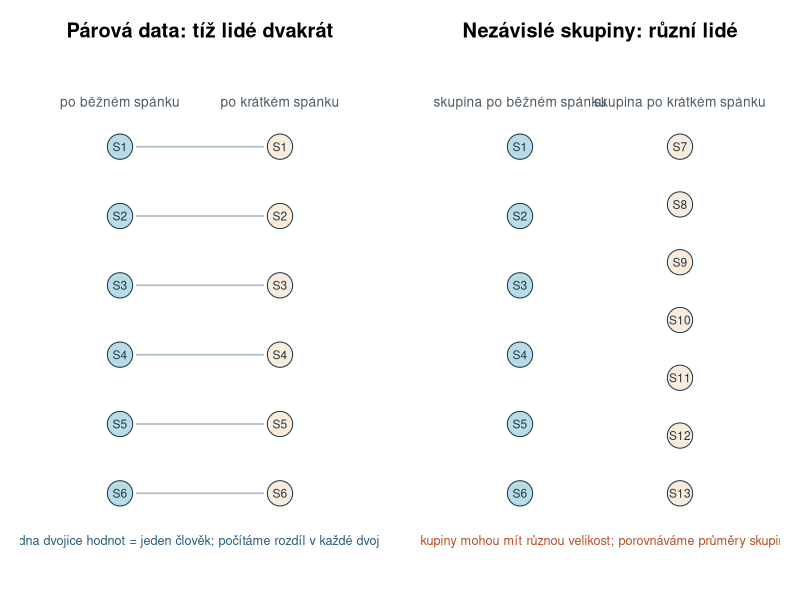
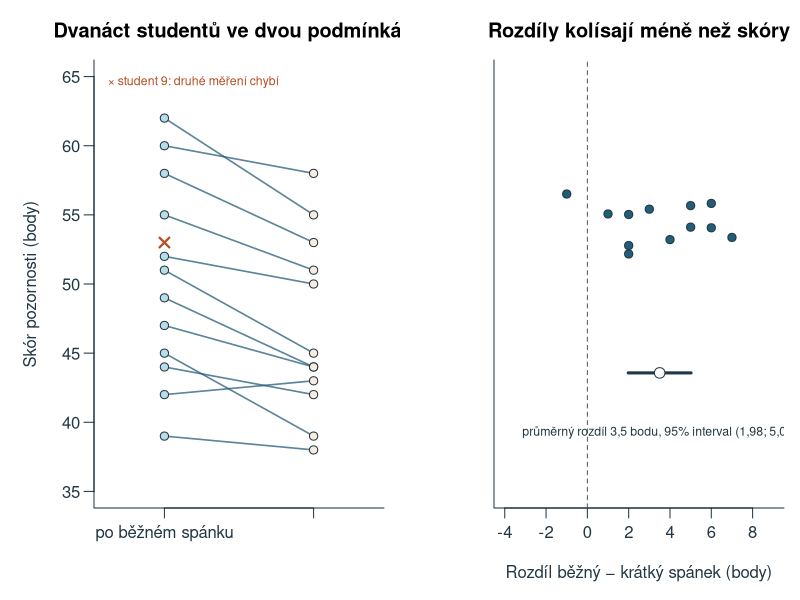
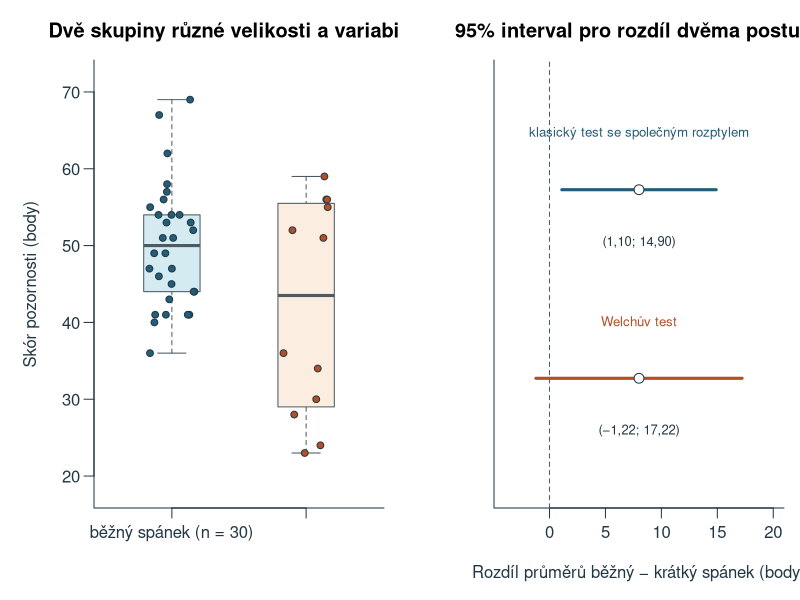
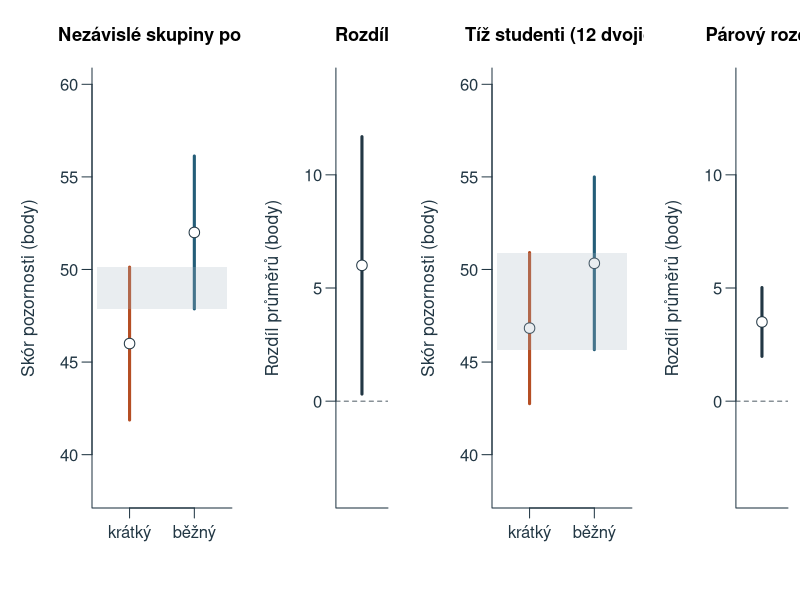
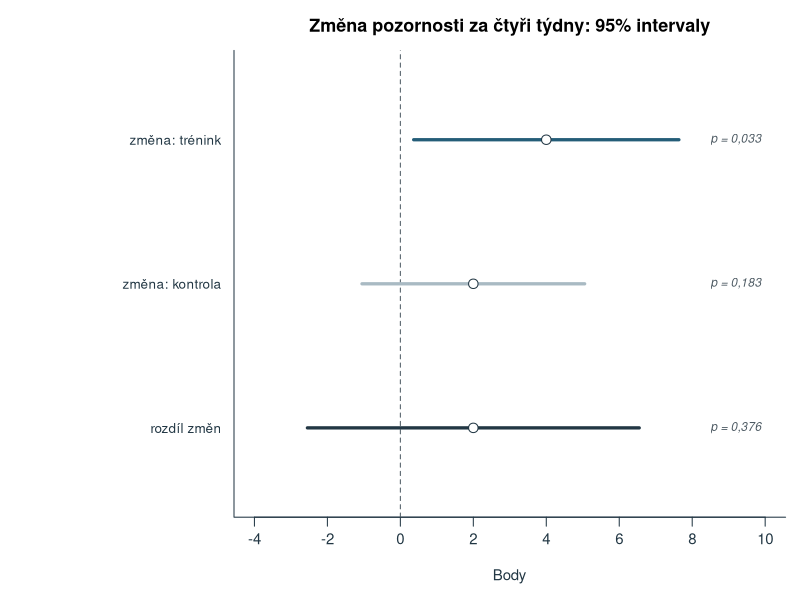
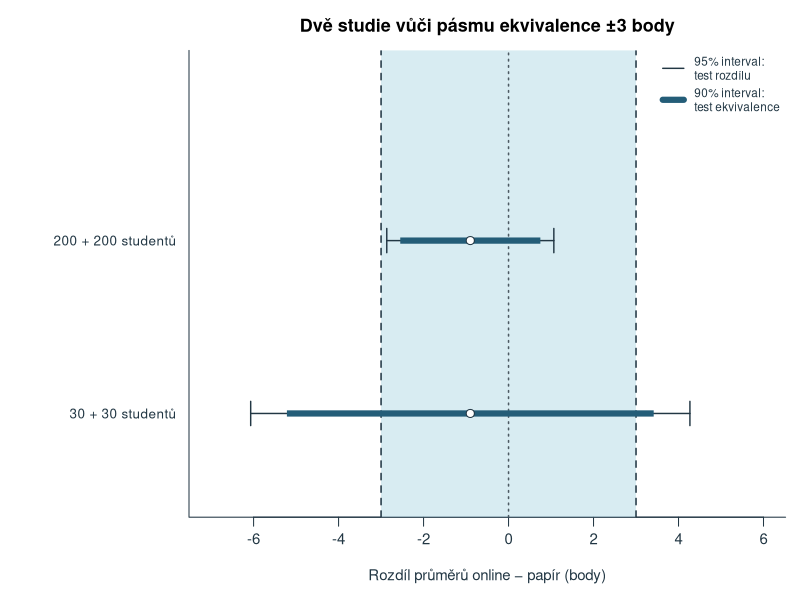
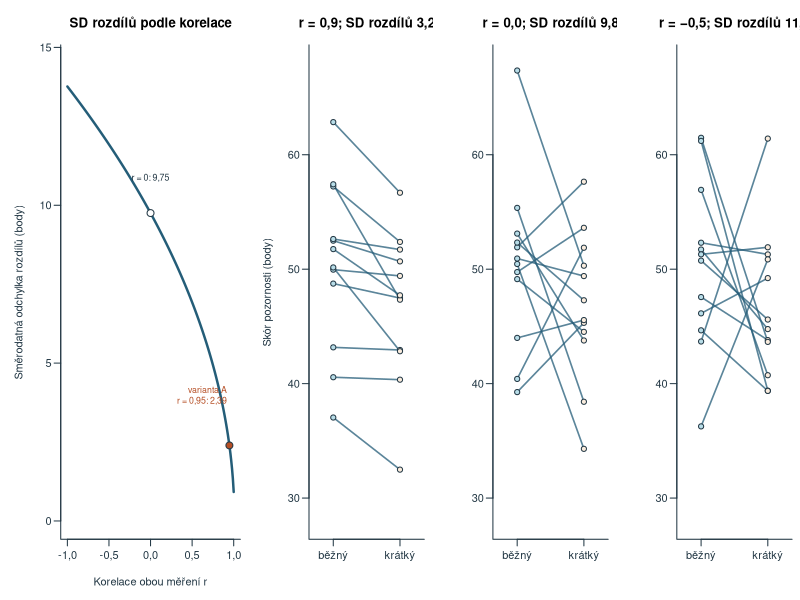
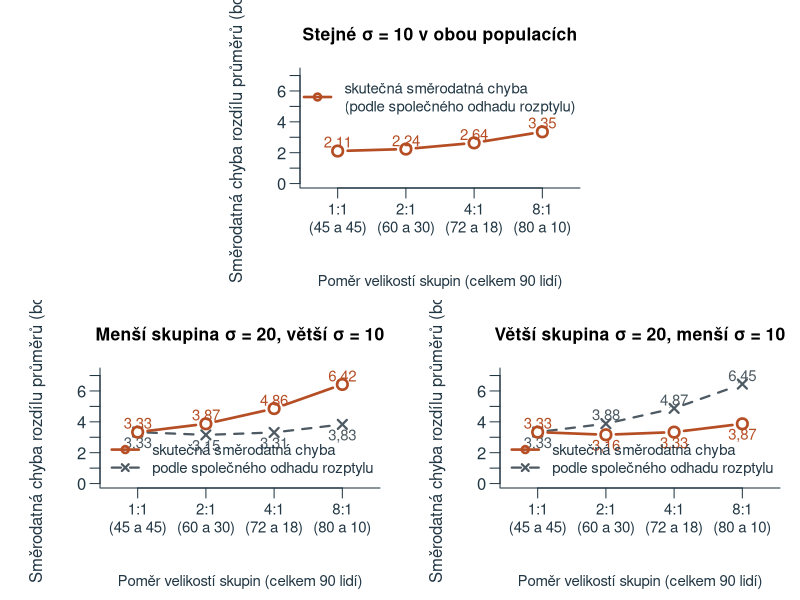

These charts were generated, in order, by the following R code:
# Teaching data, calculations and figures for chapter 8; base R, UTF-8, deterministic project-root paths.
# Parking summaries are quoted from Howell (2013, p. 86); anorexia summaries were computed from
# Howell's Table 7.3 (pp. 198-199) and converted to kilograms; every other value is an authored teaching model.
ch8_out <- 'assets/chapter-08/plots'
ch8_old_options <- options(OutDec=',')
dir.create(ch8_out,recursive=TRUE,showWarnings=FALSE)
ch8_blue <- '#245D78'; ch8_orange <- '#B54E24'; ch8_fill <- '#B8DDE8'; ch8_gray <- '#4D5A63'; ch8_pale <- '#E1E8EB'; ch8_sand <- '#FAECDD'; ch8_ink <- '#223744'; ch8_mute <- '#A9BAC3'; ch8_green <- '#3E7B4F'
ch8_num <- function(x,digits=2) sub('^-','−',formatC(x,format='f',digits=digits,decimal.mark=','))
ch8_draw <- function(name,code,width=8,height=4.5) {
  svg(file.path(ch8_out,paste0(name,'.svg')),width=width,height=height,family='sans',bg='white')
  par(mar=c(4.5,4.5,2.6,.8),mgp=c(2.7,.7,0),las=1,col.axis=ch8_ink,col.lab=ch8_ink,fg=ch8_ink,cex=.9)
  force(code); dev.off()
}
# Procedures from summaries --------------------------------------------------------------
# One sample of differences: the paired t-test is the one-sample t-test of chapter 7 applied to differences.
ch8_one <- function(m,s,n,level=.95) {
  m <- unname(m); s <- unname(s); n <- unname(n)
  se <- s/sqrt(n); q <- qt(1-(1-level)/2,n-1); t <- m/se
  c(m=m,s=s,n=n,se=se,df=n-1,t=t,p=2*pt(-abs(t),n-1),q=q,dolni=m-q*se,horni=m+q*se)
}
# Two independent samples: classic test with the pooled variance estimate.
ch8_pooled <- function(m1,s1,n1,m2,s2,n2,level=.95) {
  m1 <- unname(m1); s1 <- unname(s1); m2 <- unname(m2); s2 <- unname(s2)
  sp2 <- ((n1-1)*s1^2+(n2-1)*s2^2)/(n1+n2-2); se <- sqrt(sp2*(1/n1+1/n2)); df <- n1+n2-2
  q <- qt(1-(1-level)/2,df); t <- (m1-m2)/se
  c(rozdil=m1-m2,sp2=sp2,sp=sqrt(sp2),se=se,df=df,t=t,p=2*pt(-abs(t),df),q=q,dolni=m1-m2-q*se,horni=m1-m2+q*se,d=(m1-m2)/sqrt(sp2))
}
# Welch's test: separate variances and Welch-Satterthwaite degrees of freedom (not rounded).
ch8_welch <- function(m1,s1,n1,m2,s2,n2,level=.95) {
  m1 <- unname(m1); s1 <- unname(s1); m2 <- unname(m2); s2 <- unname(s2)
  a <- s1^2/n1; b <- s2^2/n2; se <- sqrt(a+b); df <- (a+b)^2/(a^2/(n1-1)+b^2/(n2-1))
  q <- qt(1-(1-level)/2,df); t <- (m1-m2)/se
  c(rozdil=m1-m2,se=se,df=df,t=t,p=2*pt(-abs(t),df),q=q,dolni=m1-m2-q*se,horni=m1-m2+q*se)
}
ch8_sum <- function(x) c(m=mean(x),s=sd(x),n=length(x))
# A. Running example, paired version: the same students after normal and after short sleep ------
# Thirteen students; student 9 has no score after short sleep. Difference = normal minus short sleep.
ch8_par <- data.frame(id=1:13,
  bezny=c(58,44,51,39,62,47,55,42,53,49,60,45,52),
  kratky=c(53,42,45,38,55,44,51,43,NA,44,58,39,50))
ch8_par_ok <- with(ch8_par,!is.na(bezny)&!is.na(kratky))
ch8_par_u <- ch8_par[ch8_par_ok,]
ch8_par_d <- ch8_par_u$bezny-ch8_par_u$kratky
ch8_par_res <- ch8_one(mean(ch8_par_d),sd(ch8_par_d),length(ch8_par_d))
ch8_par_b <- ch8_sum(ch8_par_u$bezny); ch8_par_k <- ch8_sum(ch8_par_u$kratky)
# The same complete pairs analysed (wrongly) as two independent groups.
ch8_par_wrong <- ch8_pooled(ch8_par_b['m'],ch8_par_b['s'],12,ch8_par_k['m'],ch8_par_k['s'],12)
# Column means taken without removing the incomplete pair: 13 versus 12 students.
ch8_par_cols <- c(bezny=mean(ch8_par$bezny),kratky=mean(ch8_par$kratky,na.rm=TRUE))
# Contrast: perfectly preserved order with tripled second values; SD of differences doubles.
ch8_troj_x <- c(2,4,6); ch8_troj_y <- 3*ch8_troj_x
# B. Independent version: two groups of different size and spread --------------------------
# Generated once (seed 20261189, rounded to whole points) and stored as fixed values.
ch8_sk_kratky <- c(52,55,23,59,36,51,24,56,28,34,56,30)
ch8_sk_bezny <- c(67,55,54,46,43,41,57,41,54,44,40,47,41,51,45,47,62,44,49,54,69,36,56,49,51,53,58,53,52,41)
ch8_sk_k <- ch8_sum(ch8_sk_kratky); ch8_sk_b <- ch8_sum(ch8_sk_bezny)
ch8_sk_pool <- ch8_pooled(ch8_sk_b['m'],ch8_sk_b['s'],30,ch8_sk_k['m'],ch8_sk_k['s'],12)
ch8_sk_welch <- ch8_welch(ch8_sk_b['m'],ch8_sk_b['s'],30,ch8_sk_k['m'],ch8_sk_k['s'],12)
# Parking study (Howell, p. 86) without known sigma: s = 14.6 s in both groups of 100 drivers.
ch8_park <- ch8_pooled(39.03,14.6,100,32.15,14.6,100)
ch8_park_welch <- ch8_welch(39.03,14.6,100,32.15,14.6,100)
# Anorexia (Everitt via Howell, Table 7.3): full-precision summaries in pounds, converted to kilograms.
ch8_lb <- 0.45359237
ch8_anor_lb <- c(m_pred=83.229412,m_po=90.494118,m_d=7.264706,s_d=7.157421,s_pred=5.016693,n=17)
ch8_anor <- ch8_anor_lb; ch8_anor[1:5] <- ch8_anor_lb[1:5]*ch8_lb
ch8_anor_res <- ch8_one(ch8_anor['m_d'],ch8_anor['s_d'],17)
ch8_anor_d_pred <- unname(ch8_anor['m_d']/ch8_anor['s_pred']); ch8_anor_d_z <- unname(ch8_anor['m_d']/ch8_anor['s_d'])
# Two groups side by side: 25 students per group, 46 versus 52 points, s = 10 in both.
ch8_vedle <- ch8_pooled(52,10,25,46,10,25)
ch8_vedle_ci <- rbind(kratky=46+c(-1,1)*qt(.975,24)*2,bezny=52+c(-1,1)*qt(.975,24)*2)
ch8_par_ci <- rbind(kratky=ch8_par_k['m']+c(-1,1)*qt(.975,11)*ch8_par_k['s']/sqrt(12),
                    bezny=ch8_par_b['m']+c(-1,1)*qt(.975,11)*ch8_par_b['s']/sqrt(12))
# D. Change in two groups: attention before and after a four-week training (authored) -------
ch8_tr <- data.frame(id=1:32,skupina=rep(c('trénink','kontrola'),each=16),
  pred=c(46,52,41,55,48,44,50,57,43,49,53,47,45,51,58,42, 47,50,44,53,49,41,55,46,52,48,43,56,45,51,50,47))
ch8_tr_zmena_i <- c(12,-3,8,-4,14,5,9,-2,3,10,-6,7,4,13,0,-6)
ch8_tr_zmena_k <- c(6,-7,9,-3,10,1,-6,5,2,11,-4,3,-1,8,0,-2)
ch8_tr$po <- ch8_tr$pred+c(ch8_tr_zmena_i,ch8_tr_zmena_k)
ch8_tr$zmena <- ch8_tr$po-ch8_tr$pred
ch8_tr_i <- ch8_one(mean(ch8_tr_zmena_i),sd(ch8_tr_zmena_i),16)
ch8_tr_k <- ch8_one(mean(ch8_tr_zmena_k),sd(ch8_tr_zmena_k),16)
ch8_tr_rozdil <- ch8_pooled(mean(ch8_tr_zmena_i),sd(ch8_tr_zmena_i),16,mean(ch8_tr_zmena_k),sd(ch8_tr_zmena_k),16)
# Equivalence of two test versions: online minus paper, bounds -3 and 3 set in advance.
ch8_ekv <- data.frame(studie=c('velká','malá'),m_online=49.2,m_papir=50.1,s=10,n=c(200,30))
ch8_ekv_res <- t(sapply(1:2,function(i) {
  e <- ch8_ekv[i,]; r95 <- ch8_pooled(e$m_online,e$s,e$n,e$m_papir,e$s,e$n,.95); r90 <- ch8_pooled(e$m_online,e$s,e$n,e$m_papir,e$s,e$n,.90)
  c(rozdil=r95[['rozdil']],se=r95[['se']],df=r95[['df']],p=r95[['p']],d95=r95[['dolni']],h95=r95[['horni']],d90=r90[['dolni']],h90=r90[['horni']])
}))
rownames(ch8_ekv_res) <- ch8_ekv$studie
# Exercise inputs (authored unless stated) --------------------------------------------------
ch8_u03 <- data.frame(id=1:15,
  kongr=c(612,685,590,731,648,577,702,659,NA,624,690,605,668,641,720),
  nekongr=c(689,742,671,790,702,660,NA,731,698,701,768,672,735,699,805))
ch8_u03_ok <- with(ch8_u03,!is.na(kongr)&!is.na(nekongr))
ch8_u03_d <- with(ch8_u03[ch8_u03_ok,],nekongr-kongr)
ch8_u06_a <- c(78,41,95,62,54,88,47,71,39,66)
ch8_u06_b <- c(52,48,61,44,57,50,46,55,49,63,51,45,58,53,47,60,50,54,42,56,49,52,59,48,51)
# Correlation of the two paired measurements and the SD of differences (optional extension) --
ch8_par_r <- cor(ch8_par_u$bezny,ch8_par_u$kratky)
ch8_sd_rozdilu <- function(r,s1=unname(ch8_par_b['s']),s2=unname(ch8_par_k['s'])) sqrt(s1^2+s2^2-2*r*s1*s2)
# Three simulated sets of 12 students with exactly the SDs and means of variant A and a chosen sample r
# (orthogonalised normal deviates, seed fixed); used only to illustrate the shape of paired data.
ch8_sim_par <- function(r,seed) {
  set.seed(seed); z <- scale(matrix(rnorm(24),12))
  z[,2] <- resid(lm(z[,2]~z[,1])); z <- scale(z)
  y <- r*z[,1]+sqrt(1-r^2)*z[,2]
  data.frame(bezny=ch8_par_b[['m']]+ch8_par_b[['s']]*z[,1],kratky=ch8_par_k[['m']]+ch8_par_k[['s']]*as.numeric(scale(y)))
}
ch8_sim_r <- c(.9,0,-.5)
ch8_sim <- lapply(seq_along(ch8_sim_r),function(i) ch8_sim_par(ch8_sim_r[i],20261114+i))
# Standard error of the difference and Welch df for 90 people split 1:1, 2:1, 4:1 and 8:1 (population values).
ch8_pomer <- data.frame(pomer=c('1:1','2:1','4:1','8:1'),n1=c(45,60,72,80),n2=c(45,30,18,10))
ch8_pomer_lab <- paste0(ch8_pomer$pomer,'
(',ch8_pomer$n1,' a ',ch8_pomer$n2,')')
ch8_se_dif <- function(s1,n1,s2,n2) sqrt(s1^2/n1+s2^2/n2)
ch8_se_pool <- function(s1,n1,s2,n2) sqrt(((n1-1)*s1^2+(n2-1)*s2^2)/(n1+n2-2)*(1/n1+1/n2))
ch8_welch_df <- function(s1,n1,s2,n2) { a <- s1^2/n1; b <- s2^2/n2; (a+b)^2/(a^2/(n1-1)+b^2/(n2-1)) }
ch8_pomer <- within(ch8_pomer, {
  se_shodne <- ch8_se_dif(10,n1,10,n2)
  se_mala_var <- ch8_se_dif(10,n1,20,n2); se_mala_var_pool <- ch8_se_pool(10,n1,20,n2)
  se_velka_var <- ch8_se_dif(20,n1,10,n2); se_velka_var_pool <- ch8_se_pool(20,n1,10,n2)
  df_shodne <- ch8_welch_df(10,n1,10,n2); df_mala_var <- ch8_welch_df(10,n1,20,n2); df_velka_var <- ch8_welch_df(20,n1,10,n2)
})
# Approximate CI for Cohen's d standardised by the control-group SD (Howell, 2013, p. 632) and the
# exact noncentral-t interval for the pooled d (comparison only); paired d after Algina & Keselman (2003, pp. 544-545).
ch8_d_ci <- function(d,n_kontrola,n_druha,level=.95) {
  se <- sqrt((n_kontrola+n_druha)/(n_kontrola*n_druha)+d^2/(2*n_kontrola)); z <- qnorm(1-(1-level)/2)
  c(d=d,se=se,dolni=d-z*se,horni=d+z*se)
}
ch8_nct_ci <- function(t,df,level=.95) {
  a <- (1-level)/2
  # pt() with a noncentrality parameter may warn about the last digits; the limits are checked against the text.
  suppressWarnings(c(uniroot(function(l) pt(t,df,ncp=l)-(1-a),c(t-20,t+20),tol=1e-10)$root,
    uniroot(function(l) pt(t,df,ncp=l)-a,c(t-20,t+20),tol=1e-10)$root))
}
ch8_park_dci <- ch8_d_ci(unname(ch8_park['d']),100,100)
ch8_park_dci_presne <- ch8_nct_ci(unname(ch8_park['t']),198)*sqrt(1/100+1/100)
ch8_sk_d <- unname(ch8_sk_pool['rozdil']/ch8_sk_b['s'])
ch8_sk_dci <- ch8_d_ci(ch8_sk_d,30,12)
ch8_par_stdz <- sqrt((ch8_par_b[['s']]^2+ch8_par_k[['s']]^2)/2)
ch8_par_dav <- unname(ch8_par_res['m'])/ch8_par_stdz
ch8_par_dci <- ch8_nct_ci(unname(ch8_par_res['t']),11)*sqrt(2*unname(ch8_par_res['s'])^2/(12*(ch8_par_b[['s']]^2+ch8_par_k[['s']]^2)))
# Figures ----------------------------------------------------------------------------------
ch8_draw('dve-usporadani', {
  par(mfrow=c(1,2),mar=c(1,1,3,1))
  for(k in 1:2) {
    plot(NA,xlim=c(0,10),ylim=c(0,10),axes=FALSE,xlab='',ylab='',
      main=if(k==1) 'Párová data: tíž lidé dvakrát' else 'Nezávislé skupiny: různí lidé')
    if(k==1) {
      y <- seq(8.6,1.4,length.out=6)
      text(2.6,9.5,'po běžném spánku',cex=.82,col=ch8_gray); text(7.4,9.5,'po krátkém spánku',cex=.82,col=ch8_gray)
      for(i in seq_along(y)) {
        segments(3.1,y[i],6.9,y[i],lwd=1.6,col=ch8_mute)
        symbols(c(2.6,7.4),c(y[i],y[i]),circles=c(.38,.38),inches=FALSE,add=TRUE,bg=c(ch8_fill,ch8_sand),fg=ch8_ink)
        text(c(2.6,7.4),y[i],paste0('S',i),cex=.72)
      }
      text(5,.4,'jedna dvojice hodnot = jeden člověk; počítáme rozdíl v každé dvojici',cex=.76,col=ch8_blue)
    } else {
      y1 <- seq(8.6,1.4,length.out=6); y2 <- seq(8.6,1.4,length.out=7)
      text(2.6,9.5,'skupina po běžném spánku',cex=.82,col=ch8_gray); text(7.4,9.5,'skupina po krátkém spánku',cex=.82,col=ch8_gray)
      symbols(rep(2.6,6),y1,circles=rep(.38,6),inches=FALSE,add=TRUE,bg=ch8_fill,fg=ch8_ink); text(2.6,y1,paste0('S',1:6),cex=.72)
      symbols(rep(7.4,7),y2,circles=rep(.38,7),inches=FALSE,add=TRUE,bg=ch8_sand,fg=ch8_ink); text(7.4,y2,paste0('S',7:13),cex=.72)
      text(5,.4,'skupiny mohou mít různou velikost; porovnáváme průměry skupin',cex=.76,col=ch8_orange)
    }
  }
},width=9.4,height=4.2)
ch8_draw('parova-data', {
  par(mfrow=c(1,2),mar=c(4.6,4.7,3,.8))
  u <- ch8_par_u
  plot(NA,xlim=c(.6,2.4),ylim=c(35,65),xaxt='n',xlab='',ylab='Skór pozornosti (body)',main='Dvanáct studentů ve dvou podmínkách',bty='l')
  axis(1,at=1:2,labels=c('po běžném spánku','po krátkém spánku'))
  segments(1,u$bezny,2,u$kratky,col=adjustcolor(ch8_blue,.75),lwd=1.6)
  points(rep(1,12),u$bezny,pch=21,bg=ch8_fill,col=ch8_ink,cex=1.1); points(rep(2,12),u$kratky,pch=21,bg=ch8_sand,col=ch8_ink,cex=1.1)
  points(1,53,pch=4,col=ch8_orange,cex=1.3,lwd=2.2); text(.62,64.6,'× student 9: druhé měření chybí',adj=0,cex=.74,col=ch8_orange)
  set.seed(8); jit <- runif(12,-.12,.12)
  plot(NA,xlim=c(-4,9),ylim=c(.4,1.8),yaxt='n',xlab='Rozdíl běžný − krátký spánek (body)',ylab='',main='Rozdíly kolísají méně než skóry',bty='l')
  abline(v=0,lty=2,col=ch8_gray)
  points(ch8_par_d,1.3+jit,pch=21,bg=ch8_blue,col=ch8_ink,cex=1.1)
  r <- ch8_par_res
  segments(r['dolni'],.8,r['horni'],.8,lwd=3,col=ch8_ink); points(r['m'],.8,pch=21,bg='white',col=ch8_ink,cex=1.4)
  text(r['m'],.6,paste0('průměrný rozdíl ',ch8_num(r['m'],1),' bodu, 95% interval (',ch8_num(r['dolni']),'; ',ch8_num(r['horni']),')'),cex=.74)
},width=10,height=4.4)
ch8_draw('dve-skupiny', {
  par(mfrow=c(1,2),mar=c(4.6,4.7,3,.8))
  plot(NA,xlim=c(.5,2.5),ylim=c(18,72),xaxt='n',xlab='',ylab='Skór pozornosti (body)',main='Dvě skupiny různé velikosti a variability',bty='l')
  axis(1,at=1:2,labels=c('běžný spánek (n = 30)','krátký spánek (n = 12)'))
  boxplot(list(ch8_sk_bezny,ch8_sk_kratky),at=1:2,add=TRUE,axes=FALSE,boxwex=.42,col=c(adjustcolor(ch8_fill,.6),adjustcolor(ch8_sand,.9)),border=ch8_gray,outline=FALSE)
  set.seed(9); points(1+runif(30,-.17,.17),ch8_sk_bezny,pch=21,bg=ch8_blue,col=ch8_ink,cex=.9); points(2+runif(12,-.17,.17),ch8_sk_kratky,pch=21,bg=ch8_orange,col=ch8_ink,cex=.9)
  plot(NA,xlim=c(-4,20),ylim=c(.4,2.6),yaxt='n',xlab='Rozdíl průměrů běžný − krátký spánek (body)',ylab='',main='95% interval pro rozdíl dvěma postupy',bty='l')
  abline(v=0,lty=2,col=ch8_gray)
  ints <- rbind(ch8_sk_pool[c('dolni','horni')],ch8_sk_welch[c('dolni','horni')]); y <- c(2,1); cols <- c(ch8_blue,ch8_orange)
  segments(ints[,1],y,ints[,2],y,lwd=3,col=cols); points(rep(ch8_sk_pool['rozdil'],2),y,pch=21,bg='white',col=ch8_ink,cex=1.3)
  text(ch8_sk_pool['rozdil'],y-.28,paste0('(',ch8_num(ints[,1]),'; ',ch8_num(ints[,2]),')'),cex=.78)
  text(ch8_sk_pool['rozdil'],y+.3,c('klasický test se společným rozptylem','Welchův test'),cex=.8,col=cols)
},width=10,height=4.4)
ch8_draw('intervaly-vedle-sebe', {
  # layout() with four columns shrinks cex to 0.66; restore readable labels.
  layout(matrix(1:4,1),widths=c(1.25,.8,1.25,.8)); par(mar=c(4.6,4.6,3.4,.6),cex=1,cex.axis=1,cex.lab=1.05,cex.main=1.1)
  draw_groups <- function(ci,m,main,lab) {
    plot(NA,xlim=c(.5,2.5),ylim=c(38,60),xaxt='n',xlab='',ylab='Skór pozornosti (body)',main=main,bty='l')
    axis(1,at=1:2,labels=lab)
    segments(1:2,ci[,1],1:2,ci[,2],lwd=3,col=c(ch8_orange,ch8_blue)); points(1:2,m,pch=21,bg='white',col=ch8_ink,cex=1.4)
    rect(.5,max(ci[,1]),2.5,min(ci[,2]),col=adjustcolor(ch8_mute,.25),border=NA)
  }
  draw_diff <- function(r,main) {
    plot(NA,xlim=c(.5,1.5),ylim=c(-4,14),xaxt='n',xlab='',ylab='Rozdíl průměrů (body)',main=main,bty='l')
    abline(h=0,lty=2,col=ch8_gray); segments(1,r[1],1,r[2],lwd=3,col=ch8_ink); points(1,r[3],pch=21,bg='white',col=ch8_ink,cex=1.4)
  }
  draw_groups(ch8_vedle_ci,c(46,52),'Nezávislé skupiny po 25',c('krátký','běžný'))
  draw_diff(c(ch8_vedle['dolni'],ch8_vedle['horni'],6),'Rozdíl')
  draw_groups(ch8_par_ci,c(ch8_par_k['m'],ch8_par_b['m']),'Tíž studenti (12 dvojic)',c('krátký','běžný'))
  draw_diff(c(ch8_par_res['dolni'],ch8_par_res['horni'],ch8_par_res['m']),'Párový rozdíl')
},width=10.4,height=4.6)
ch8_draw('zmeny-skupin', {
  par(mar=c(4.6,13,2.8,.8))
  rows <- rbind(ch8_tr_i[c('m','dolni','horni','p')],ch8_tr_k[c('m','dolni','horni','p')],c(ch8_tr_rozdil[c('rozdil','dolni','horni','p')]))
  y <- 3:1; cols <- c(ch8_blue,ch8_mute,ch8_ink)
  lab <- c('změna: trénink','změna: kontrola','rozdíl změn')
  plot(NA,xlim=c(-4,10),ylim=c(.5,3.5),yaxt='n',xlab='Body',ylab='',main='Změna pozornosti za čtyři týdny: 95% intervaly',bty='l')
  abline(v=0,lty=2,col=ch8_gray); axis(2,at=y,labels=lab,tick=FALSE,cex.axis=.9)
  segments(rows[,2],y,rows[,3],y,lwd=3.2,col=cols); points(rows[,1],y,pch=21,bg='white',col=ch8_ink,cex=1.4)
  text(9.9,y,paste0('p = ',ch8_num(rows[,4],3)),adj=1,cex=.8,font=3,col=ch8_gray)
},width=8.8,height=3.8)
ch8_draw('ekvivalence-skupin', {
  par(mar=c(4.6,10.5,2.8,.8))
  e <- ch8_ekv_res; y <- 2:1
  plot(NA,xlim=c(-7,6),ylim=c(.5,3),yaxt='n',xlab='Rozdíl průměrů online − papír (body)',ylab='',main='Dvě studie vůči pásmu ekvivalence ±3 body',bty='l')
  rect(-3,0,3,4,col=adjustcolor(ch8_fill,.55),border=NA); abline(v=c(-3,3),lty=2,lwd=1.5,col=ch8_ink); abline(v=0,lty=3,lwd=1.5,col=ch8_gray)
  axis(2,at=y,labels=c('200 + 200 studentů','30 + 30 studentů'),tick=FALSE,cex.axis=.9)
  segments(e[,'d95'],y,e[,'h95'],y,lwd=1.4,col=ch8_ink); segments(e[,'d95'],y-.07,e[,'d95'],y+.07,lwd=1.4,col=ch8_ink); segments(e[,'h95'],y-.07,e[,'h95'],y+.07,lwd=1.4,col=ch8_ink)
  segments(e[,'d90'],y,e[,'h90'],y,lwd=6,col=ch8_blue,lend=1); points(e[,'rozdil'],y,pch=21,bg='white',col=ch8_ink,cex=1.2)
  legend('topright',c('95% interval:\ntest rozdílu','90% interval:\ntest ekvivalence'),lwd=c(1.4,6),col=c(ch8_ink,ch8_blue),bty='n',cex=.78,y.intersp=1.6,inset=c(0,-.02))
},width=8.8,height=3.8)
ch8_draw('korelace-rozdily', {
  layout(matrix(1:4,1),widths=c(1.35,1,1,1)); par(mar=c(4.6,4.6,3.4,.6))
  rr <- seq(-1,1,by=.01)
  plot(rr,ch8_sd_rozdilu(rr),type='l',lwd=2.4,col=ch8_blue,xlab='Korelace obou měření r',ylab='Směrodatná odchylka rozdílů (body)',
       main='SD rozdílů podle korelace',bty='l',ylim=c(0,14.5))
  pts <- c(0,ch8_par_r); points(pts,ch8_sd_rozdilu(pts),pch=21,bg=c('white',ch8_orange),col=ch8_ink,cex=1.4)
  text(0,ch8_sd_rozdilu(0)+1.1,paste0('r = 0: ',ch8_num(ch8_sd_rozdilu(0))),cex=.8)
  text(ch8_par_r-.03,ch8_sd_rozdilu(ch8_par_r)+1.6,paste0('varianta A\nr = ',ch8_num(ch8_par_r,2),': ',ch8_num(ch8_sd_rozdilu(ch8_par_r))),adj=1,cex=.8,col=ch8_orange)
  for(i in seq_along(ch8_sim)) {
    u <- ch8_sim[[i]]; dd <- u$bezny-u$kratky
    plot(NA,xlim=c(.7,2.3),ylim=c(28,68),xaxt='n',xlab='',ylab=if(i==1) 'Skór pozornosti (body)' else '',
         main=paste0('r = ',ch8_num(cor(u$bezny,u$kratky),1),'; SD rozdílů ',ch8_num(sd(dd),1)),bty='l')
    axis(1,at=1:2,labels=c('běžný','krátký'))
    segments(1,u$bezny,2,u$kratky,col=adjustcolor(ch8_blue,.75),lwd=1.6)
    points(rep(1,12),u$bezny,pch=21,bg=ch8_fill,col=ch8_ink,cex=1.05); points(rep(2,12),u$kratky,pch=21,bg=ch8_sand,col=ch8_ink,cex=1.05)
  }
},width=11.4,height=4.4)
ch8_draw('pomer-skupin', {
  # Two panels per row at most: the equal-sigma panel centred on top, the unequal-sigma panels below.
  layout(matrix(c(0,1,1,0,2,2,3,3),2,byrow=TRUE)); par(mar=c(5.6,5,3.4,1),cex=1)
  x <- seq_len(nrow(ch8_pomer)); pm <- ch8_pomer
  panel <- function(main,se,se_pool=NULL) {
    plot(NA,xlim=c(.6,max(x)+.4),ylim=c(0,7.2),xaxt='n',xlab='',ylab='Směrodatná chyba rozdílu průměrů (body)',main=main,bty='l',cex.main=1.05)
    axis(1,at=x,labels=ch8_pomer_lab,padj=.5,cex.axis=.9,gap.axis=-1); mtext('Poměr velikostí skupin (celkem 90 lidí)',1,4.1,cex=.9)
    up <- if(is.null(se_pool)) rep(TRUE,length(x)) else se>=se_pool-1e-9  # label the higher point above, the lower below
    # Labels above a point sit closer than labels below it, which would otherwise touch the descending lines.
    off_above <- .48; off_below <- -.78
    if(!is.null(se_pool)) { lines(x,se_pool,lwd=2.2,lty=2,col=ch8_gray,type='b',pch=4,cex=1.2); text(x,se_pool+ifelse(up,off_below,off_above),ch8_num(se_pool),cex=.9,col=ch8_gray) }
    # The true standard error keeps one colour and line type in every panel.
    lines(x,se,lwd=2.6,col=ch8_orange,type='b',pch=21,bg='white',cex=1.4); text(x,se+ifelse(up,off_above,off_below),ch8_num(se),cex=.9,col=ch8_orange)
  }
  leg <- function() legend('bottomright',inset=c(0,.02),c('skutečná směrodatná chyba','podle společného odhadu rozptylu'),col=c(ch8_orange,ch8_gray),lty=c(1,2),pch=c(21,4),lwd=c(2.6,2.2),bty='n',cex=.9)
  panel('Stejné σ = 10 v obou populacích',pm$se_shodne)
  # With equal sigmas the pooled-variance value equals the true standard error.
  legend('topleft','skutečná směrodatná chyba\n(podle společného odhadu rozptylu)',col=ch8_orange,lty=1,pch=21,lwd=2.6,bty='n',cex=.9)
  panel('Menší skupina σ = 20, větší σ = 10',pm$se_mala_var,pm$se_mala_var_pool); leg()
  panel('Větší skupina σ = 20, menší σ = 10',pm$se_velka_var,pm$se_velka_var_pool); leg()
},width=9,height=8.4)
ch8_draw('welch-stupne', {
  par(mar=c(5.6,4.9,3,1))
  x <- seq_len(nrow(ch8_pomer)); pm <- ch8_pomer; dfmax <- sum(pm$n1[1],pm$n2[1])-2
  # Distinct hues and point shapes, so the three Welch lines do not rely on colour alone.
  cols <- c(ch8_green,ch8_orange,'#3A8FB7'); pchs <- c(21,22,24)
  plot(NA,xlim=c(.6,max(x)+.4),ylim=c(0,dfmax+6),xaxt='n',xlab='',ylab='Stupně volnosti',main='Welchovy stupně volnosti (celkem 90 lidí)',bty='l')
  axis(1,at=x,labels=ch8_pomer_lab,padj=.5,cex.axis=.9,gap.axis=-1); mtext('Poměr velikostí skupin',1,4.1,cex=.9)
  abline(h=dfmax,lty=2,col=ch8_gray); text(max(x)+.4,dfmax+3,bquote(n[1]+n[2]-2==.(dfmax)),adj=1,cex=.85,col=ch8_gray)
  lines(x,pmin(pm$n1,pm$n2)-1,lty=3,lwd=2,col=ch8_gray,type='b',pch=20)
  ys <- list(pm$df_shodne,pm$df_mala_var,pm$df_velka_var)
  for(k in 1:3) lines(x,ys[[k]],lwd=2.6,col=cols[k],type='b',pch=pchs[k],bg='white',cex=1.3)
  legend('bottomleft',c('stejné σ','menší skupina dvakrát variabilnější','větší skupina dvakrát variabilnější','stupně volnosti menší skupiny'),
         col=c(cols,ch8_gray),lty=c(1,1,1,3),pch=c(pchs,20),pt.bg='white',lwd=c(2.6,2.6,2.6,2),bty='n',cex=.85,inset=c(.01,.01))
},width=8.4,height=5)
# Exercise 3: Q-Q plot of the differences with the plotting positions of chapter 4.
ch8_qq_y <- sort(ch8_u03_d); ch8_qq_z <- qnorm((seq_along(ch8_qq_y)-.5)/length(ch8_qq_y))
ch8_draw('qq-rozdily', {
  plot(ch8_qq_z,ch8_qq_y,xlab='Teoretický kvantil normovaného normálního rozdělení',ylab='Seřazený rozdíl (ms)',
       main='Q–Q graf rozdílů reakčních dob',pch=21,bg=ch8_blue,col=ch8_ink,bty='l',cex=1.1)
  abline(a=mean(ch8_u03_d),b=sd(ch8_u03_d),col=ch8_orange,lwd=1.8)
  legend('topleft','Referenční přímka: m + s × z',col=ch8_orange,lwd=1.8,bty='n',cex=.85)
},width=8.6,height=4.6)
options(ch8_old_options)
